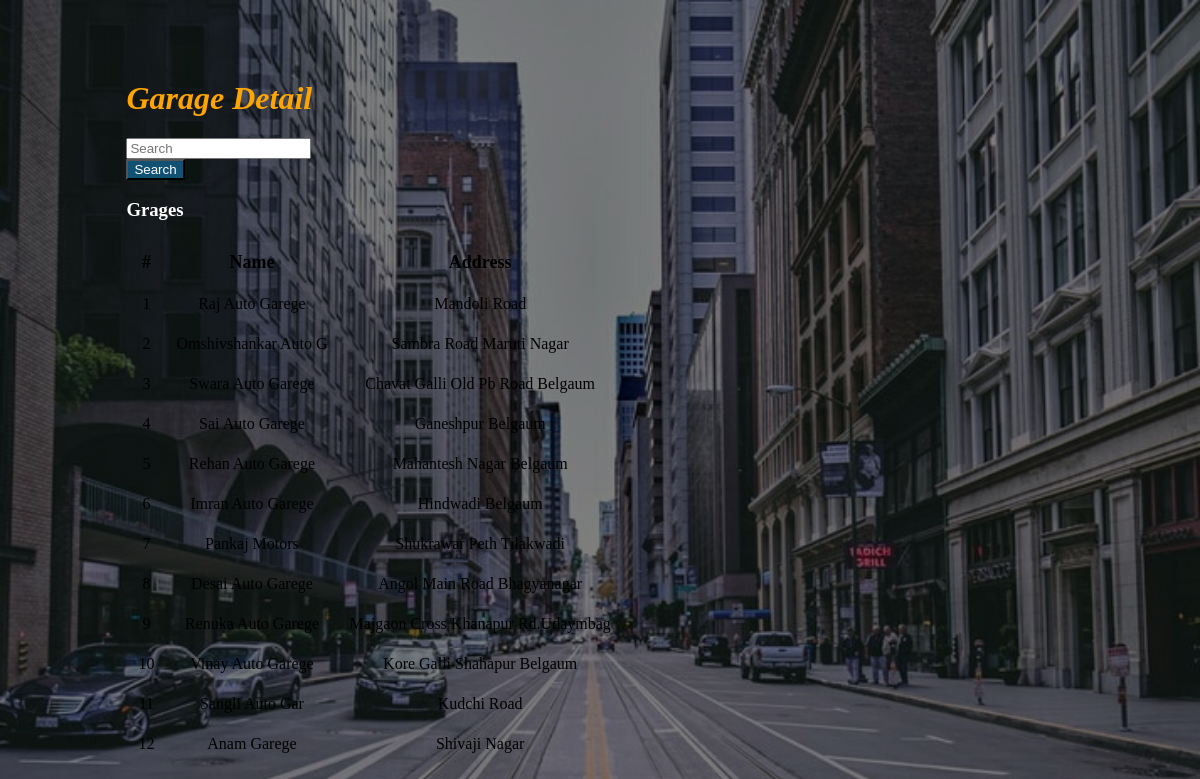
The page /viewgarage.php on the database its author committed.
### tables this page shows
CREATE TABLE `garege` (
  `gid` int(10) NOT NULL,
  `gname` varchar(20) NOT NULL,
  `gaddress` varchar(35) NOT NULL,
  `lat` double(10,6) NOT NULL,
  `lng` double(10,6) NOT NULL
);

### viewgarage.php (the view, shortened to what this page needs)
<?php include 'header.php' ?>
<?php
if (isset($_REQUEST['searchsubmit'])) {
    $name = $_REQUEST['name'];
    $result = mysqli_query($mysqli, "SELECT * FROM garege where gname Like '%$name%' ORDER BY gid DESC");
} else {
    $result = mysqli_query($mysqli, "SELECT * FROM garege ORDER BY gid DESC");
}
?>
<link rel="stylesheet" href="css/comman-table.css">
<div class="tablebox">
    <h1 class="text-center"> Garage detail</h1>
    <form action="" method="POST" class="d-print-none mb-3">
        <div class="form-row d-flex">
            <div class="form-group col-md-2">
                <input type="text" class="form-control" id="startdate" name="name" placeholder="Search">
            </div>
            <div class="form-group ms-2">
                <input type="submit" class="btn btn-secondary" name="searchsubmit" value="Search"
                    style="background-color: #115173; color: #fff;">
            </div>
        </div>
    </form>
    <h3 class="test-light" style="color: white">Grages</h3>
    <table class="table table-dark table-striped table-bordered">
        <thead>
            <tr>
                <th scope="col">#</th>
                <th>Name</th>
                <th>Address</th>
            </tr>
        </thead>
        <tbody>
            <?php
            $slno = 1;
            while ($res = mysqli_fetch_array($result)) { ?>
            <tr>
                <td scope="row">
                    <?= $slno ?>
                </td>
                <td>
                    <?= $res['gname'] ?>
                </td>
                <td>
                    <?= $res['gaddress'] ?>
                </td>
            </tr>
            <?php
                $slno++;
            }
            ?>
        </tbody>
    </table>
    </body>
    </html>

### assets/css/comman-table.css (style rules this page uses)
.tablebox h1 { color: orange; margin-top: 80px; font-weight: bold; font-style: italic; font-family: serif; }
.tablebox { width: 80%; margin: auto; text-transform: capitalize; }
.tablebox .table tr td, th { padding: 10px; text-align: center; }
table th { font-size: 18px;text-align: center; }

### rows shown on the page
garege: gname "Raj Auto Garege", gaddress "Mandoli Road"
garege: gname "Omshivshankar Auto G", gaddress "Sambra Road Maruti Nagar"
garege: gname "Swara Auto Garege", gaddress "Chavat Galli Old Pb Road Belgaum"
garege: gname "Sai Auto Garege", gaddress "Ganeshpur Belgaum"
garege: gname "Rehan Auto Garege", gaddress "Mahantesh Nagar Belgaum"
garege: gname "Imran Auto Garege", gaddress "Hindwadi Belgaum"
garege: gname "Pankaj Motors", gaddress "Shukrawar Peth Tilakwadi"
garege: gname "Desai Auto Garege", gaddress "Angol Main Road Bhagyanagar"
garege: gname "Renuka Auto Garege", gaddress "Majgaon Cross Khanapur Rd.udaymbag"
garege: gname "Vinay Auto Garege", gaddress "Kore Galli Shahapur Belgaum"
garege: gname "Sangli Auto Gar", gaddress "Kudchi Road"
garege: gname "Anam Garege", gaddress "Shivaji Nagar"
